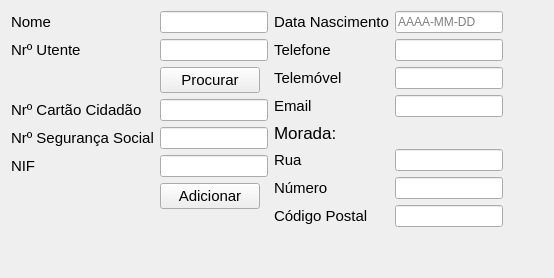
          <widget class="QWidget" name="adicionar_utente">
           <attribute name="title">
            <string>Adicionar Utente</string>
           </attribute>
           <layout class="QGridLayout" name="gridLayout_8">
            <item row="0" column="1">
             <layout class="QFormLayout" name="formLayout_2">
              <item row="0" column="0">
               <widget class="QLabel" name="label_7">
                <property name="font">
                 <font>
                  <family>Segoe UI</family>
                  <pointsize>11</pointsize>
                 </font>
                </property>
                <property name="text">
                 <string>Data Nascimento</string>
                </property>
               </widget>
              </item>
              <item row="1" column="0">
               <widget class="QLabel" name="label_24">
                <property name="font">
                 <font>
                  <family>Segoe UI</family>
                  <pointsize>11</pointsize>
                 </font>
                </property>
                <property name="text">
                 <string>Telefone</string>
                </property>
               </widget>
              </item>
              <item row="1" column="1">
               <widget class="QLineEdit" name="addPatientPhoneNr">
                <property name="maximumSize">
                 <size>
                  <width>600</width>
                  <height>16777215</height>
                 </size>
                </property>
               </widget>
              </item>
              <item row="2" column="0">
               <widget class="QLabel" name="label_30">
                <property name="font">
                 <font>
                  <family>Segoe UI</family>
                  <pointsize>11</pointsize>
                 </font>
                </property>
                <property name="text">
                 <string>Telemóvel</string>
                </property>
               </widget>
              </item>
              <item row="2" column="1">
               <widget class="QLineEdit" name="addPatientMobileNr">
                <property name="maximumSize">
                 <size>
                  <width>600</width>
                  <height>16777215</height>
                 </size>
                </property>
               </widget>
              </item>
              <item row="3" column="0">
               <widget class="QLabel" name="label_22">
                <property name="font">
                 <font>
                  <family>Segoe UI</family>
                  <pointsize>11</pointsize>
                 </font>
                </property>
                <property name="text">
                 <string>Email</string>
                </property>
               </widget>
              </item>
              <item row="3" column="1">
               <widget class="QLineEdit" name="addPatientEmail">
                <property name="maximumSize">
                 <size>
                  <width>600</width>
                  <height>16777215</height>
                 </size>
                </property>
               </widget>
              </item>
              <item row="4" column="0">
               <widget class="QLabel" name="label_9">
                <property name="maximumSize">
                 <size>
                  <width>16777215</width>
                  <height>50</height>
                 </size>
                </property>
                <property name="font">
                 <font>
                  <pointsize>13</pointsize>
                 </font>
                </property>
                <property name="text">
                 <string>Morada:</string>
                </property>
               </widget>
              </item>
              <item row="5" column="0">
               <widget class="QLabel" name="label_25">
                <property name="font">
                 <font>
                  <family>Segoe UI</family>
                  <pointsize>11</pointsize>
                 </font>
                </property>
                <property name="text">
                 <string>Rua</string>
                </property>
               </widget>
              </item>
              <item row="6" column="0">
               <widget class="QLabel" name="label_42">
                <property name="font">
                 <font>
                  <family>Segoe UI</family>
                  <pointsize>11</pointsize>
                 </font>
                </property>
                <property name="text">
                 <string>Número</string>
                </property>
               </widget>
              </item>
              <item row="6" column="1">
               <widget class="QLineEdit" name="addPatientHomeNr">
                <property name="maximumSize">
                 <size>
                  <width>600</width>
                  <height>16777215</height>
                 </size>
                </property>
               </widget>
              </item>
              <item row="7" column="0">
               <widget class="QLabel" name="label_47">
                <property name="font">
                 <font>
                  <family>Segoe UI</family>
                  <pointsize>11</pointsize>
                 </font>
                </property>
                <property name="text">
                 <string>Código Postal</string>
                </property>
               </widget>
              </item>
              <item row="7" column="1">
               <widget class="QLineEdit" name="addPatientPostalCode">
                <property name="maximumSize">
                 <size>
                  <width>600</width>
                  <height>16777215</height>
                 </size>
                </property>
               </widget>
              </item>
              <item row="0" column="1">
               <widget class="QLineEdit" name="addPatientDate">
                <property name="maximumSize">
                 <size>
                  <width>600</width>
                  <height>16777215</height>
                 </size>
                </property>
                <property name="text">
                 <string/>
                </property>
                <property name="placeholderText">
                 <string>AAAA-MM-DD</string>
                </property>
               </widget>
              </item>
              <item row="5" column="1">
               <widget class="QLineEdit" name="addPatientStreet"/>
              </item>
             </layout>
            </item>
            <item row="0" column="0">
             <layout class="QFormLayout" name="formLayout">
              <item row="0" column="0">
               <widget class="QLabel" name="label_3">
                <property name="font">
                 <font>
                  <family>Segoe UI</family>
                  <pointsize>11</pointsize>
                 </font>
                </property>
                <property name="text">
                 <string>Nome</string>
                </property>
               </widget>
              </item>
              <item row="0" column="1">
               <widget class="QLineEdit" name="addPatientName">
                <property name="maximumSize">
                 <size>
                  <width>600</width>
                  <height>400</height>
                 </size>
                </property>
               </widget>
              </item>
              <item row="1" column="0">
               <widget class="QLabel" name="label_4">
                <property name="font">
                 <font>
                  <family>Segoe UI</family>
                  <pointsize>11</pointsize>
                 </font>
                </property>
                <property name="text">
                 <string>Nrº Utente</string>
                </property>
               </widget>
              </item>
              <item row="1" column="1">
               <widget class="QLineEdit" name="addPatientNr">
                <property name="maximumSize">
                 <size>
                  <width>600</width>
                  <height>16777215</height>
                 </size>
                </property>
               </widget>
              </item>
              <item row="3" column="0">
               <widget class="QLabel" name="label_5">
                <property name="font">
                 <font>
                  <family>Segoe UI</family>
                  <pointsize>11</pointsize>
                 </font>
                </property>
                <property name="text">
                 <string>Nrº Cartão Cidadão</string>
                </property>
               </widget>
              </item>
              <item row="3" column="1">
               <widget class="QLineEdit" name="addPatientIDNr">
                <property name="maximumSize">
                 <size>
                  <width>600</width>
                  <height>16777215</height>
                 </size>
                </property>
                <property name="text">
                 <string/>
                </property>
               </widget>
              </item>
              <item row="4" column="0">
               <widget class="QLabel" name="label_8">
                <property name="font">
                 <font>
                  <family>Segoe UI</family>
                  <pointsize>11</pointsize>
                 </font>
                </property>
                <property name="text">
                 <string>Nrº Segurança Social</string>
                </property>
               </widget>
              </item>
              <item row="4" column="1">
               <widget class="QLineEdit" name="addPatientSocialNr">
                <property name="maximumSize">
                 <size>
                  <width>600</width>
                  <height>16777215</height>
                 </size>
                </property>
               </widget>
              </item>
              <item row="5" column="0">
               <widget class="QLabel" name="label_6">
                <property name="font">
                 <font>
                  <family>Segoe UI</family>
                  <pointsize>11</pointsize>
                 </font>
                </property>
                <property name="text">
                 <string>NIF</string>
                </property>
               </widget>
              </item>
              <item row="5" column="1">
               <widget class="QLineEdit" name="addPatientNIF">
                <property name="maximumSize">
                 <size>
                  <width>600</width>
                  <height>16777215</height>
                 </size>
                </property>
               </widget>
              </item>
              <item row="6" column="1">
               <widget class="QPushButton" name="addPatient">
                <property name="maximumSize">
                 <size>
                  <width>100</width>
                  <height>16777215</height>
                 </size>
                </property>
                <property name="font">
                 <font>
                  <family>Segoe UI</family>
                  <pointsize>11</pointsize>
                 </font>
                </property>
                <property name="text">
                 <string>Adicionar</string>
                </property>
               </widget>
              </item>
              <item row="2" column="1">
               <widget class="QPushButton" name="searchPatients_3">
                <property name="maximumSize">
                 <size>
                  <width>100</width>
                  <height>16777215</height>
                 </size>
                </property>
                <property name="font">
                 <font>
                  <pointsize>11</pointsize>
                 </font>
                </property>
                <property name="text">
                 <string>Procurar</string>
                </property>
               </widget>
              </item>
             </layout>
            </item>
            <item row="1" column="0">
             <spacer name="verticalSpacer">
              <property name="orientation">
               <enum>Qt::Vertical</enum>
              </property>
              <property name="sizeHint" stdset="0">
               <size>
                <width>20</width>
                <height>40</height>
               </size>
              </property>
             </spacer>
            </item>
            <item row="0" column="2">
             <spacer name="horizontalSpacer_2">
              <property name="orientation">
               <enum>Qt::Horizontal</enum>
              </property>
              <property name="sizeHint" stdset="0">
               <size>
                <width>40</width>
                <height>20</height>
               </size>
              </property>
             </spacer>
            </item>
           </layout>
          </widget>
